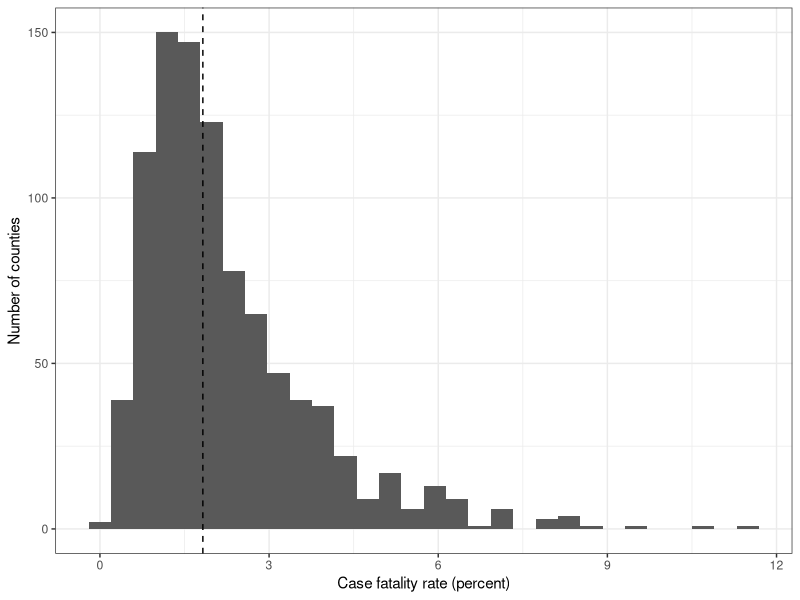

This chart was generated by the following R code: (Note: this script raises an error after producing the figure.)
# load libraries
library(kableExtra)                     # for printing tables
library(cowplot)                        # for side by side plots
library(lubridate)                      # for dealing with dates
library(maps)                           # for creating maps
library(tidyverse)

# read in the cleaned data
covid_data = read_tsv("data/clean/covid_data.tsv")

# calculate median case fatality rate
median_case_fatality_rate = covid_data %>%
  summarise(median(case_fatality_rate)) %>%
  pull()

# create histogram of case fatality rate
p = covid_data %>%
  ggplot(aes(x = case_fatality_rate)) + 
  geom_histogram() +
  geom_vline(xintercept = median_case_fatality_rate,
             linetype = "dashed") +
  labs(x = "Case fatality rate (percent)", 
       y = "Number of counties") +
  theme_bw()

# save the histogram
ggsave(filename = "results/response-histogram.png", 
       plot = p, 
       device = "png", 
       width = 5, 
       height = 3)

# examine top 10 counties by case fatality rate
covid_data %>% 
  select(county, state, case_fatality_rate) %>%
  arrange(desc(case_fatality_rate)) %>%
  head(10) %>%
  write_tsv("results/top-10-counties-data.tsv")

# create a heatmap of case fatality rate across the U.S.
p = map_data("county") %>%
  as_tibble() %>% 
  left_join(case_data %>% 
              rename(region = state, 
                     subregion = county,
                     `Case Fatality Rate` = case_fatality_rate) %>% 
              mutate(region = str_to_lower(region), 
                     subregion = str_to_lower(subregion)), 
            by = c("region", "subregion")) %>%
  ggplot() + 
  geom_polygon(data=map_data("state"), 
               aes(x=long, y=lat, group=group),
               color="black", fill=NA,  size = 1, alpha = .3) + 
  geom_polygon(aes(x=long, y=lat, group=group, fill = `Case Fatality Rate`),
               color="darkblue", size = .1) +
  scale_fill_gradient(low = "blue", high = "red") +
  theme_void()

ggsave(filename = "results/response-map.png", 
       plot = p, 
       device = "png", 
       width = 7, 
       height = 4)
